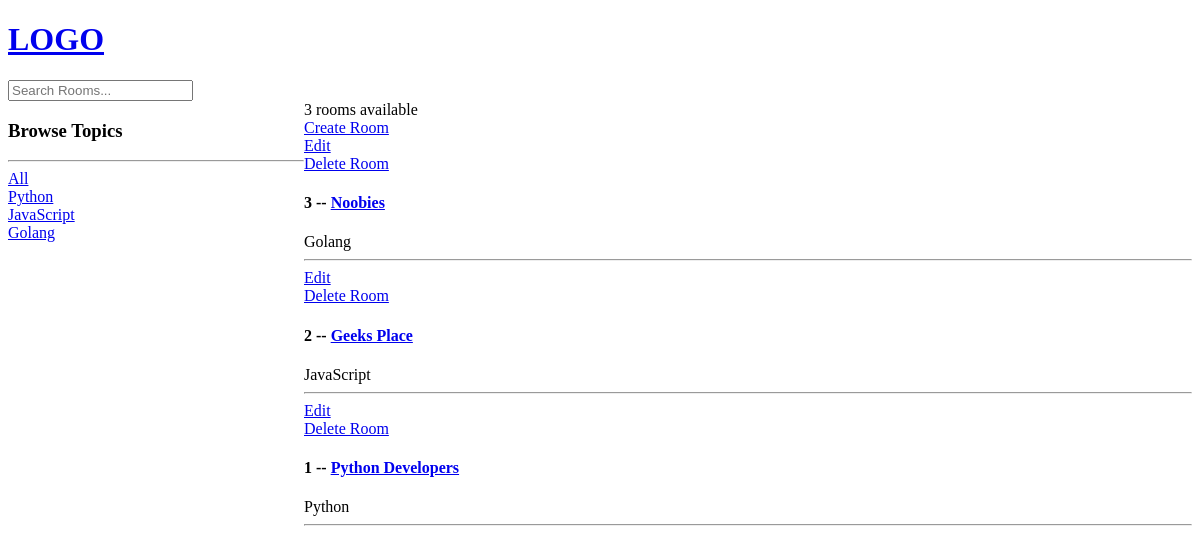
The app's page /, older data.
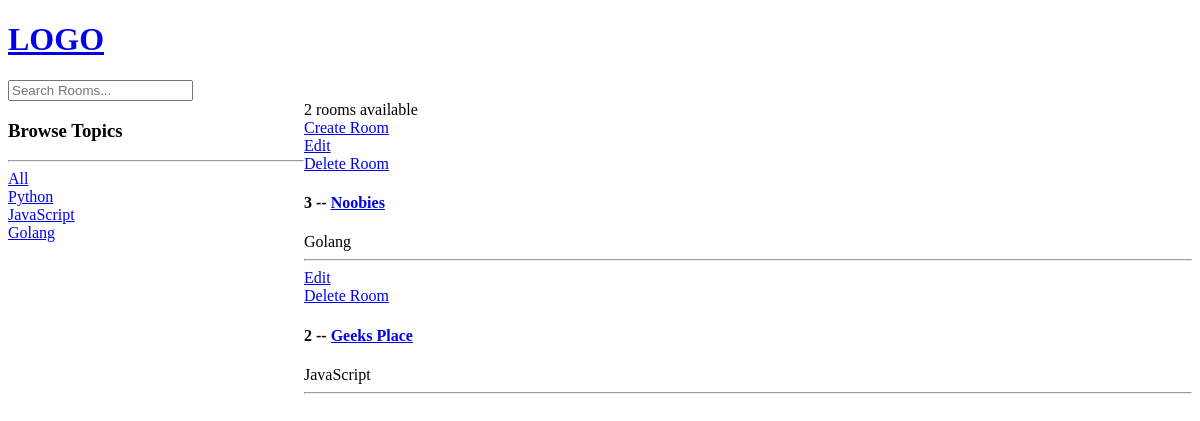
The same page, newer data.
### main/models.py (models this page shows, shortened)
class Topic(models.Model):
    name = models.CharField(max_length=200)

class Room(models.Model):
    host = models.ForeignKey(User, on_delete=models.CASCADE)
    topic = models.ForeignKey(Topic, on_delete=models.CASCADE)
    name = models.CharField(max_length=200)
    description = models.TextField(null=True, blank=True)
    updated_at = models.DateTimeField(auto_now=True)
    created_at = models.DateTimeField(auto_now_add=True)
    class Meta:
        ordering = ['-updated_at', '-created_at']

### main/views.py (the view)
def home(request):
    q = request.GET.get('q') if request.GET.get('q') != None else ''
    rooms = Room.objects.filter(
        Q(topic__name__icontains=q) |
        Q(description__icontains=q) |
        Q(name__icontains=q)
    )
    topics = Topic.objects.all()
    rooms_count = rooms.count()
    context = {"rooms": rooms, "topics": topics, "rooms_count": rooms_count}
    return render(request, 'main/home.html', context)

### main/templates/main/home.html (shortened to what this page needs)
{% extends 'main/main.html' %}
{% block content %}
<div class="home-container">
    <div>
        <h3>
            Browse Topics
        </h3>
        <hr>
        <div>
            <a href="{% url 'home' %}">All</a>
        </div>
        {% for topic in topics %}
            <div>
                <a href="{% url 'home' %}?q={{topic.name}}">{{ topic.name }}</a>
            </div>
        {% endfor %}
    </div>
    <div>
        <div>
            {{ rooms_count }} room{% if rooms_count > 1 or rooms_count == 0%}s{% endif %} available
        </div>
        <a href="{% url 'create_room' %}">Create Room</a>
        <div>
            {% for room in rooms %}
            <div>
                <a href="{% url 'update_room' room.id %}">Edit</a> <br>
                <a href="{% url 'delete_room' room.id %}">Delete Room</a> <br>
                <h4>
                    {{ room.id }} -- <a href="{% url 'room' room.id %}">{{ room.name }}</a>
                </h4>
                {{ room.topic.name }}
                <hr>
            </div>
            {% endfor %}
        </div>
    </div>
</div>
{% endblock %}

Row changes from the older to the newer data that the page shows:
removed Room: id "1", name "Python Developers", topic.name "Python"
Text that changed along with them:
{{ rooms_count }}: "3" → "2"
